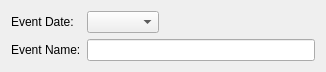
<?xml version="1.0" encoding="UTF-8"?>
<ui version="4.0">
 <class>ConfigForm</class>
 <widget class="QWidget" name="ConfigForm">
  <property name="geometry">
   <rect>
    <x>0</x>
    <y>0</y>
    <width>326</width>
    <height>63</height>
   </rect>
  </property>
  <layout class="QFormLayout" name="formLayout">
   <property name="fieldGrowthPolicy">
    <enum>QFormLayout::ExpandingFieldsGrow</enum>
   </property>
   <item row="0" column="0">
    <widget class="QLabel" name="dateLabel">
     <property name="text">
      <string>Event Date: </string>
     </property>
    </widget>
   </item>
   <item row="0" column="1">
    <widget class="KDateComboBox" name="kcfg_target"/>
   </item>
   <item row="1" column="0">
    <widget class="QLabel" name="nameLabel">
     <property name="text">
      <string>Event Name:</string>
     </property>
    </widget>
   </item>
   <item row="1" column="1">
    <widget class="KLineEdit" name="kcfg_event"/>
   </item>
  </layout>
 </widget>
 <customwidgets>
  <customwidget>
   <class>KDateComboBox</class>
   <extends>KComboBox</extends>
   <header>kdatecombobox.h</header>
  </customwidget>
  <customwidget>
   <class>KComboBox</class>
   <extends>QComboBox</extends>
   <header>kcombobox.h</header>
  </customwidget>
  <customwidget>
   <class>KLineEdit</class>
   <extends>QLineEdit</extends>
   <header>klineedit.h</header>
  </customwidget>
 </customwidgets>
 <resources/>
 <connections/>
</ui>
